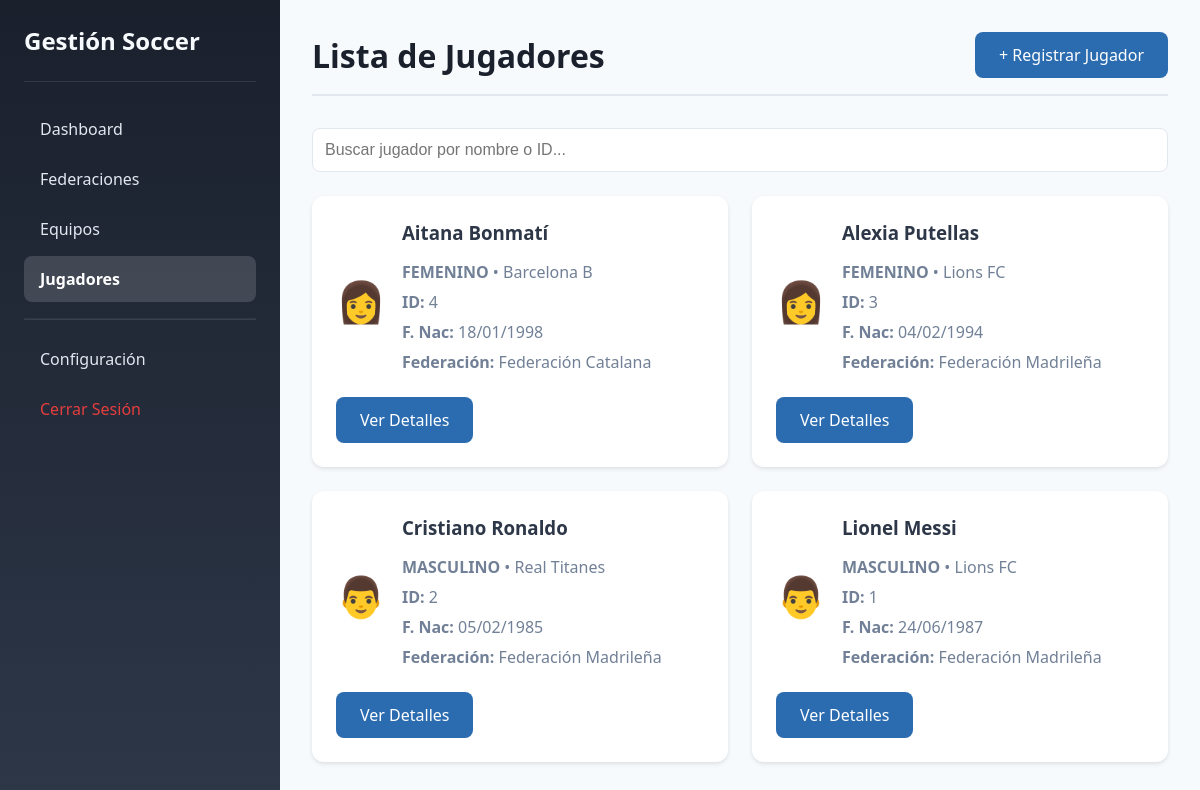
Screenshot of /jugadores.php (signed in) with the database file from the repository.
### tables this page shows
CREATE TABLE jugadores (
    id INT AUTO_INCREMENT PRIMARY KEY,
    nombre VARCHAR(100) NOT NULL,
    fecha_nacimiento DATE NOT NULL,
    genero ENUM('masculino', 'femenino') NOT NULL,
    equipo_id INT NOT NULL,
    activo TINYINT(1) NOT NULL DEFAULT 1,
    fecha_creacion DATETIME NOT NULL DEFAULT CURRENT_TIMESTAMP,
    fecha_actualizacion DATETIME NOT NULL DEFAULT CURRENT_TIMESTAMP ON UPDATE CURRENT_TIMESTAMP,
    FOREIGN KEY (equipo_id) REFERENCES equipos(id) ON DELETE RESTRICT ON UPDATE CASCADE,
    INDEX idx_nombre (nombre),
    INDEX idx_equipo (equipo_id)
);

CREATE TABLE equipos (
    id INT AUTO_INCREMENT PRIMARY KEY,
    nombre VARCHAR(200) NOT NULL,
    federacion_id INT NOT NULL,
    activo TINYINT(1) NOT NULL DEFAULT 1,
    fecha_creacion DATETIME NOT NULL DEFAULT CURRENT_TIMESTAMP,
    fecha_actualizacion DATETIME NOT NULL DEFAULT CURRENT_TIMESTAMP ON UPDATE CURRENT_TIMESTAMP,
    FOREIGN KEY (federacion_id) REFERENCES federaciones(id) ON DELETE RESTRICT ON UPDATE CASCADE,
    INDEX idx_nombre (nombre),
    INDEX idx_federacion (federacion_id)
);

CREATE TABLE federaciones (
    id INT AUTO_INCREMENT PRIMARY KEY,
    nombre VARCHAR(200) NOT NULL,
    fecha_fundacion DATE NOT NULL,
    departamento VARCHAR(100) NOT NULL,
    municipio VARCHAR(100) NOT NULL,
    complemento VARCHAR(255),
    activo TINYINT(1) NOT NULL DEFAULT 1,
    fecha_creacion DATETIME NOT NULL DEFAULT CURRENT_TIMESTAMP,
    fecha_actualizacion DATETIME NOT NULL DEFAULT CURRENT_TIMESTAMP ON UPDATE CURRENT_TIMESTAMP,
    INDEX idx_nombre (nombre)
);

### jugadores.php (the view, shortened to what this page needs)
<?php
require_once 'includes/conexion.php';
$busqueda = isset($_GET['buscar']) ? limpiarInput($_GET['buscar']) : '';
$sql = "SELECT j.*, e.nombre as nombre_equipo, f.nombre as nombre_federacion
        FROM jugadores j
        LEFT JOIN equipos e ON j.equipo_id = e.id
        LEFT JOIN federaciones f ON e.federacion_id = f.id
        WHERE j.activo = 1";
$sql .= " ORDER BY j.nombre";
$stmt = $pdo->prepare($sql);
if ($busqueda) {
    $stmt->execute([':busqueda' => "%$busqueda%", ':busqueda2' => "%$busqueda%"]);
} else {
    $stmt->execute();
}
$jugadores = $stmt->fetchAll();
?>
<!DOCTYPE html>
<html lang="es">
<head>
    <link rel="stylesheet" href="css/admin.css">
</head>
<body>
    <div class="admin-container">
        <aside class="sidebar">
            <div class="sidebar-header">
                <h1> Gestión Soccer</h1>
            </div>
            <nav class="sidebar-nav">
                <a href="dashboard.php"> Dashboard</a>
                <a href="federaciones.php"> Federaciones</a>
                <a href="equipos.php"> Equipos</a>
                <a href="jugadores.php" class="active"> Jugadores</a>
                <hr>
                <a href="configuracion_usuarios.php"> Configuración</a>
                <a href="log_out.php" style="color: #e53e3e;"> Cerrar Sesión</a>
            </nav>
        </aside>
        <main class="main-content">
            <header>
                <h2>Lista de Jugadores</h2>
                <a href="registro_jugadores.php" class="btn btn-primary">+ Registrar Jugador</a>
            </header>
            <div class="search-box">
                <form method="GET" action="">
                    <input type="text" name="buscar" placeholder="Buscar jugador por nombre o ID..."
                           value="<?php echo htmlspecialchars($busqueda); ?>">
                </form>
            </div>
            <div class="card-grid">
                <?php foreach ($jugadores as $jugador): ?>
                <div class="card">
                    <div style="display: flex; align-items: center; gap: 1rem;">
                        <div style="font-size: 2.5rem;">
                            <?php echo $jugador['genero'] === 'masculino' ? '👨' : '👩'; ?>
                        </div>
                        <div>
                            <h3><?php echo htmlspecialchars($jugador['nombre']); ?></h3>
                            <p><strong><?php echo strtoupper($jugador['genero']); ?></strong> •
                               <?php echo htmlspecialchars($jugador['nombre_equipo']); ?></p>
                            <p><strong>ID:</strong> <?php echo $jugador['id']; ?></p>
                            <p><strong>F. Nac:</strong> <?php echo date('d/m/Y', strtotime($jugador['fecha_nacimiento'])); ?></p>
                            <p><strong>Federación:</strong> <?php echo htmlspecialchars($jugador['nombre_federacion']); ?></p>
                        </div>
                    </div>
                    <div style="margin-top: 1rem;">
                        <a href="ver_jugador.php?id=<?php echo $jugador['id']; ?>" class="btn btn-primary">Ver Detalles</a>
                    </div>
                </div>
                <?php endforeach; ?>
            </div>
        </main>
    </div>
</body>
</html>

### css/admin.css (style rules this page uses)
* { margin: 0; padding: 0; box-sizing: border-box; }
body { font-family: 'Segoe UI', Tahoma, Geneva, Verdana, sans-serif; background: #f7fafc; color: #2d3748; }
.admin-container { display: flex; min-height: 100vh; }
.sidebar { width: 280px; background: linear-gradient(180deg, #1a202c 0%, #2d3748 100%); color: white; padding: 1.5rem; position: fixed; height: 100vh; overflow-y: auto; }
.sidebar-header { padding-bottom: 1.5rem; border-bottom: 1px solid rgba(255,255,255,0.1); margin-bottom: 1.5rem; }
.sidebar-header h1 { font-size: 1.5rem; color: #f7fafc; }
.sidebar-nav a { display: block; padding: 0.75rem 1rem; color: #e2e8f0; text-decoration: none; border-radius: 8px; margin-bottom: 0.25rem; transition: all 0.3s; }
.sidebar-nav a.active { background: rgba(255,255,255,0.15); color: white; font-weight: bold; }
.sidebar-nav hr { border-color: rgba(255,255,255,0.1); margin: 1rem 0; }
.main-content { margin-left: 280px; flex: 1; padding: 2rem; }
.main-content header { display: flex; justify-content: space-between; align-items: center; margin-bottom: 2rem; padding-bottom: 1rem; border-bottom: 2px solid #e2e8f0; }
.main-content header h2 { font-size: 2rem; color: #1a202c; }
.btn { display: inline-block; padding: 0.75rem 1.5rem; border: none; border-radius: 8px; font-size: 1rem; font-weight: 500; cursor: pointer; text-decoration: none; transition: all 0.3s; }
.btn-primary { background: #2b6cb0; color: white; }
.card-grid { display: grid; grid-template-columns: repeat(auto-fill, minmax(300px, 1fr)); gap: 1.5rem; }
.card { background: white; padding: 1.5rem; border-radius: 12px; box-shadow: 0 2px 4px rgba(0,0,0,0.1); transition: transform 0.3s; }
.card h3 { color: #2d3748; margin-bottom: 1rem; }
.card p { color: #718096; margin-bottom: 0.5rem; }
.search-box { margin-bottom: 1.5rem; }
.search-box input { width: 100%; padding: 0.75rem; border: 1px solid #e2e8f0; border-radius: 8px; font-size: 1rem; }

### rows the page displays
jugadores: nombre "Aitana Bonmatí", genero "FEMENINO", equipo.nombre "Barcelona B", id "4", fecha_nacimiento "18/01/1998", federaciones.nombre "Federación Catalana"
jugadores: nombre "Alexia Putellas", genero "FEMENINO", equipo.nombre "Lions FC", id "3", fecha_nacimiento "04/02/1994", federaciones.nombre "Federación Madrileña"
jugadores: nombre "Cristiano Ronaldo", genero "MASCULINO", equipo.nombre "Real Titanes", id "2", fecha_nacimiento "05/02/1985", federaciones.nombre "Federación Madrileña"
jugadores: nombre "Lionel Messi", genero "MASCULINO", equipo.nombre "Lions FC", id "1", fecha_nacimiento "24/06/1987", federaciones.nombre "Federación Madrileña"
